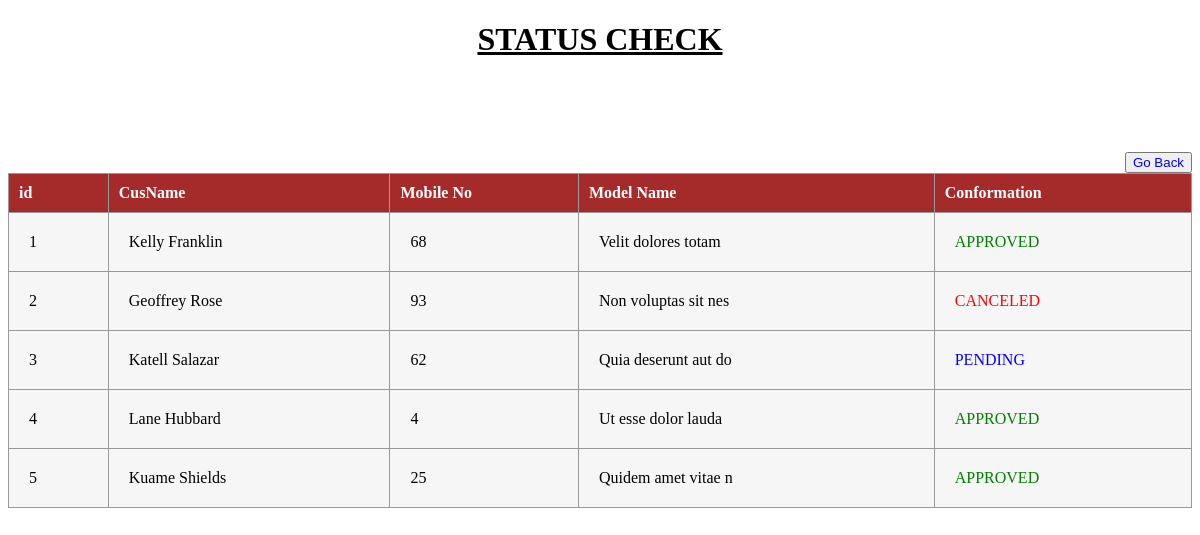
The app's page /user/status.php with its own data.
### tables this page shows
CREATE TABLE `tbl_book` (
  `id` int(100) UNSIGNED NOT NULL,
  `cusname` varchar(100) NOT NULL,
  `mobile` int(10) NOT NULL,
  `address` varchar(255) NOT NULL,
  `modelname` varchar(100) NOT NULL,
  `payment` text NOT NULL,
  `conformation` text NOT NULL
);

### user/status.php (the view, shortened to what this page needs)
<?php include('../config/config.php') ?>
<!DOCTYPE html>
<html lang="en">
<head>
</head>
<body>
    <h1 style="text-align: center;"><u>STATUS CHECK</u></h1><br><br><br><br>
    <button style="float:right;"><a style="text-decoration:none;" href="user.php">Go Back</a></button>
    <table style="width: 100%;">
        <tr>
          <th scope="col">id</th>
          <th scope="col">CusName</th>
          <th scope="col">Mobile No</th>
          <th scope="col">Model Name</th>
          <th scope="col">Conformation</th>
        </tr>
        <?php
        $sql = "SELECT * FROM tbl_book ORDER BY id DESC";
        $res = mysqli_query($conn, $sql);
        $count = mysqli_num_rows($res);
        $sn=1;
        if($count >0)
        {
          while($row = mysqli_fetch_assoc($res))
          {
            $cusname = $row['cusname'];
            $mobile = $row['mobile'];
            $model = $row['modelname'];
            $conform = $row['conformation'];
          ?>
          <tr>
          <td><?php echo $sn++;?></td>
          <td><?php echo $cusname;?></td>
          <td><?php echo $mobile;?></td>
          <td><?php echo $model;?></td>
          <td>
            <?php
              if($conform == "PENDING")
              {
                echo"<label style = 'color:blue;'>$conform</label>";
              }
              elseif($conform == "CANCELED")
              {
                echo"<label style = 'color:red'>$conform</label>";
              }
              elseif($conform == "APPROVED")
              {
                echo"<label style = 'color:green'>$conform</label>";
              }
             ?>
          </td>
        </tr>
        <?php
        }
      }
        ?>
      </table>
</body>
</html>

### user/status.php (style rules this page uses)
table { text-align: left; position: relative; border-collapse: collapse; background-color: #f6f6f6; }
td, th { border: 1px solid #999; padding: 20px; }
th { background: brown; color: white; border-radius: 0; position: sticky; top: 0; padding: 10px; }

### records on screen
tbl_book: cusname "Kelly Franklin", mobile "68", modelname "Velit dolores totam", conformation "APPROVED"
tbl_book: cusname "Geoffrey Rose", mobile "93", modelname "Non voluptas sit nes", conformation "CANCELED"
tbl_book: cusname "Katell Salazar", mobile "62", modelname "Quia deserunt aut do", conformation "PENDING"
tbl_book: cusname "Lane Hubbard", mobile "4", modelname "Ut esse dolor lauda", conformation "APPROVED"
tbl_book: cusname "Kuame Shields", mobile "25", modelname "Quidem amet vitae n", conformation "APPROVED"
